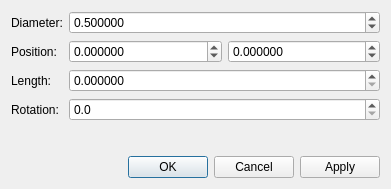
<?xml version="1.0" encoding="UTF-8"?>
<ui version="4.0">
 <class>librepcb::HolePropertiesDialog</class>
 <widget class="QDialog" name="librepcb::HolePropertiesDialog">
  <property name="geometry">
   <rect>
    <x>0</x>
    <y>0</y>
    <width>391</width>
    <height>189</height>
   </rect>
  </property>
  <property name="windowTitle">
   <string>Hole Properties</string>
  </property>
  <layout class="QVBoxLayout" name="verticalLayout">
   <item>
    <layout class="QFormLayout" name="formLayout">
     <item row="0" column="0">
      <widget class="QLabel" name="lblDiameter">
       <property name="text">
        <string>Diameter:</string>
       </property>
      </widget>
     </item>
     <item row="0" column="1">
      <widget class="QDoubleSpinBox" name="spbDiameter">
       <property name="decimals">
        <number>6</number>
       </property>
       <property name="minimum">
        <double>0.000100000000000</double>
       </property>
       <property name="maximum">
        <double>999.000000000000000</double>
       </property>
       <property name="singleStep">
        <double>0.100000000000000</double>
       </property>
       <property name="value">
        <double>0.500000000000000</double>
       </property>
      </widget>
     </item>
     <item row="1" column="0">
      <widget class="QLabel" name="lblPos">
       <property name="text">
        <string>Position:</string>
       </property>
      </widget>
     </item>
     <item row="1" column="1">
      <layout class="QHBoxLayout" name="horizontalLayout">
       <item>
        <widget class="QDoubleSpinBox" name="spbPosX">
         <property name="decimals">
          <number>6</number>
         </property>
         <property name="minimum">
          <double>-9999.000000000000000</double>
         </property>
         <property name="maximum">
          <double>9999.000000000000000</double>
         </property>
         <property name="singleStep">
          <double>2.540000000000000</double>
         </property>
        </widget>
       </item>
       <item>
        <widget class="QDoubleSpinBox" name="spbPosY">
         <property name="decimals">
          <number>6</number>
         </property>
         <property name="minimum">
          <double>-9999.000000000000000</double>
         </property>
         <property name="maximum">
          <double>9999.000000000000000</double>
         </property>
         <property name="singleStep">
          <double>2.540000000000000</double>
         </property>
        </widget>
       </item>
      </layout>
     </item>
     <item row="2" column="0">
      <widget class="QLabel" name="lblLength">
       <property name="text">
        <string>Length:</string>
       </property>
      </widget>
     </item>
     <item row="2" column="1">
      <widget class="QDoubleSpinBox" name="spbLength">
       <property name="decimals">
        <number>6</number>
       </property>
       <property name="minimum">
        <double>0.000000000000000</double>
       </property>
       <property name="maximum">
        <double>999.000000000000000</double>
       </property>
       <property name="singleStep">
        <double>0.100000000000000</double>
       </property>
       <property name="value">
        <double>0.000000000000000</double>
       </property>
      </widget>
     </item>
     <item row="3" column="0">
      <widget class="QLabel" name="lblRotation">
       <property name="text">
        <string>Rotation:</string>
       </property>
      </widget>
     </item>
     <item row="3" column="1">
      <widget class="QDoubleSpinBox" name="spbRotation">
       <property name="decimals">
        <number>1</number>
       </property>
       <property name="minimum">
        <double>0.000000000000000</double>
       </property>
       <property name="maximum">
        <double>360.000000000000000</double>
       </property>
       <property name="singleStep">
        <double>0.100000000000000</double>
       </property>
       <property name="value">
        <double>0.000000000000000</double>
       </property>
      </widget>
     </item>
    </layout>
   </item>
   <item>
    <widget class="QDialogButtonBox" name="buttonBox">
     <property name="orientation">
      <enum>Qt::Horizontal</enum>
     </property>
     <property name="standardButtons">
      <set>QDialogButtonBox::Apply|QDialogButtonBox::Cancel|QDialogButtonBox::Ok</set>
     </property>
    </widget>
   </item>
  </layout>
 </widget>
 <resources/>
 <connections/>
</ui>
